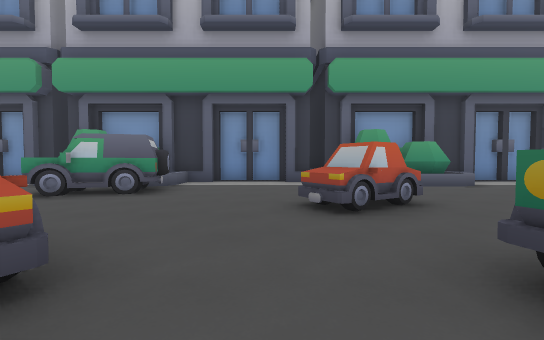
view 1 (above)

17 first-person views from a walk through a 3-D level made in the Godot game engine. The camera is 1.4 m above the floor, tilts 2° down and sees 90° across. The floor is counted in squares, 2 m on a side. Each view is taken from the middle of a square. On the plan, view 1 faces up. The plan holds only what a view shows up to about 9 squares ahead; the rest is blank. The place goes on beyond the plan. Characters and animated objects are left out. Some surface patterns are stand-ins.

view 2
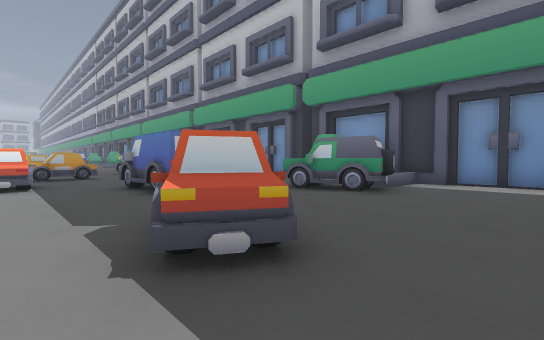

view 3
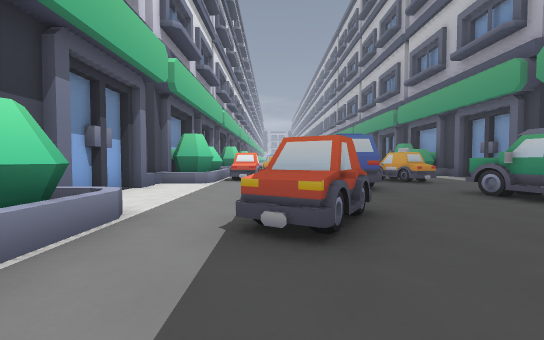

view 4
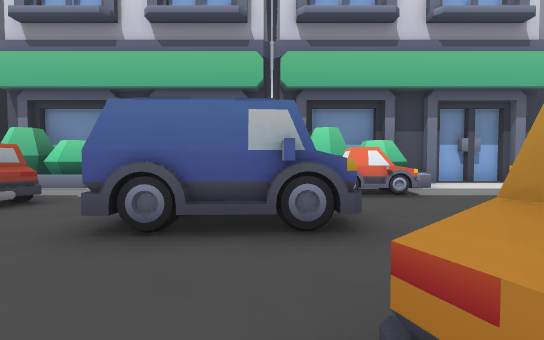

view 5
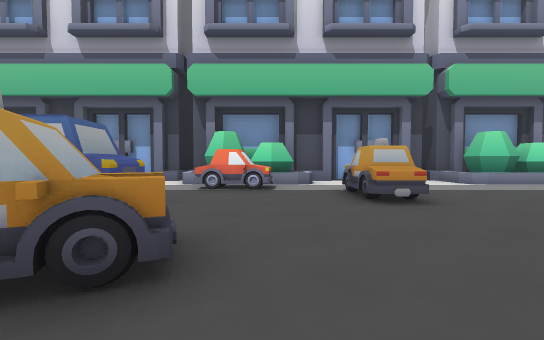

view 6
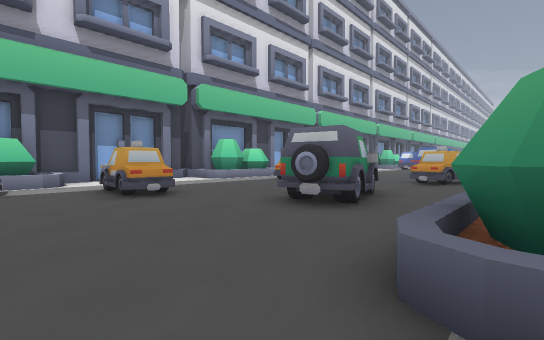

view 7
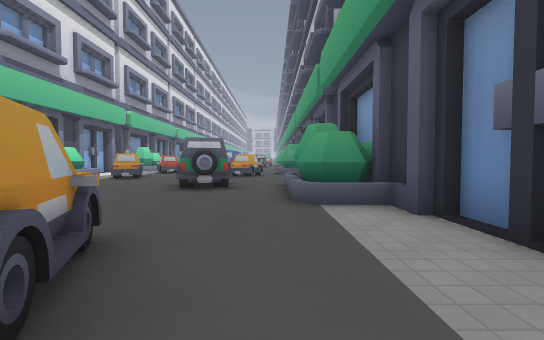

view 8
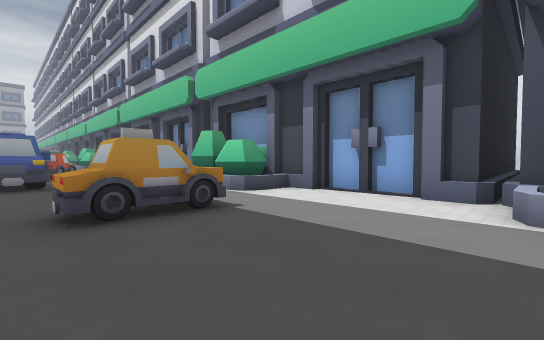

view 9
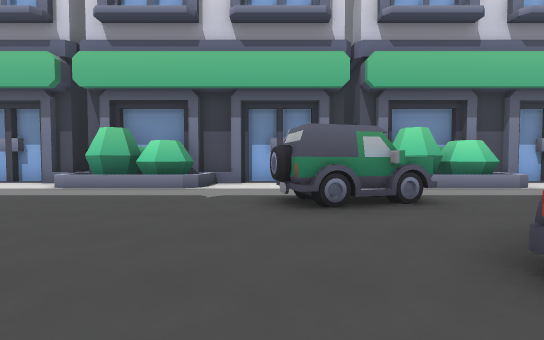

view 10
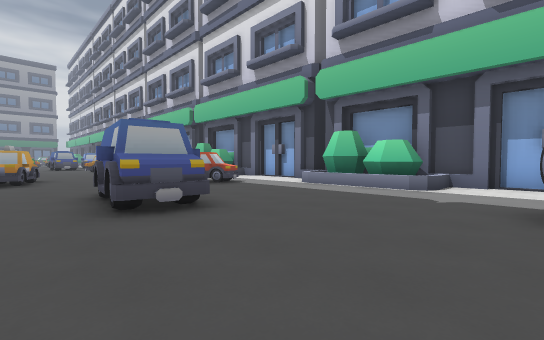

view 11
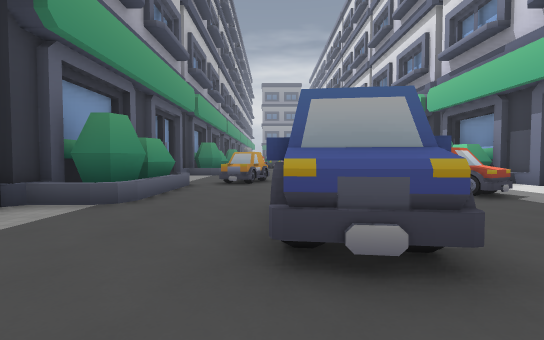

view 12
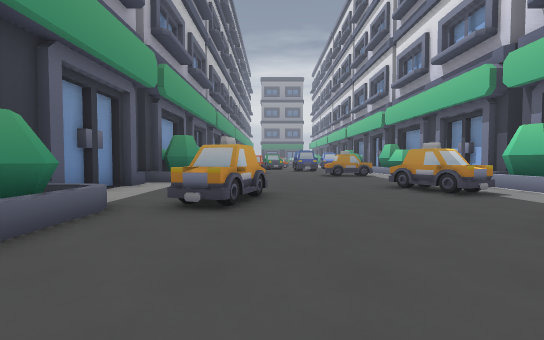

view 13
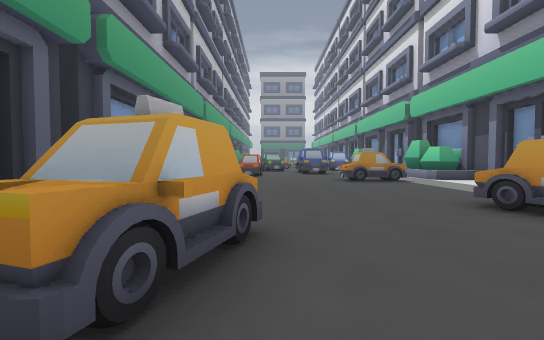

view 14
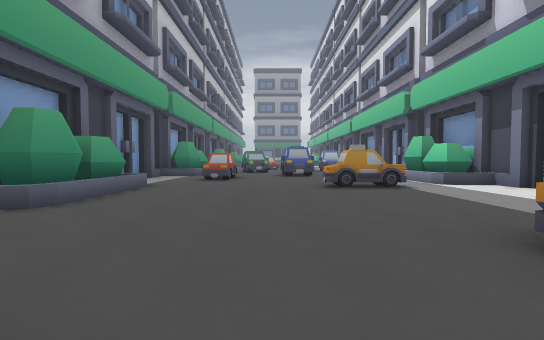

view 15
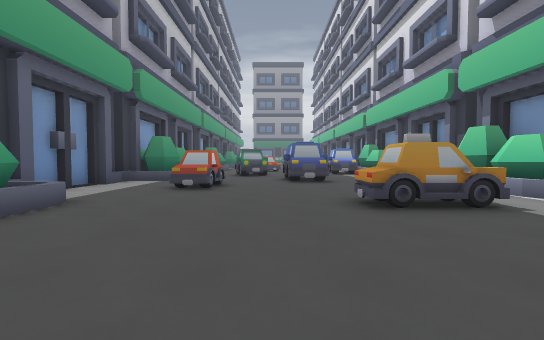

view 16
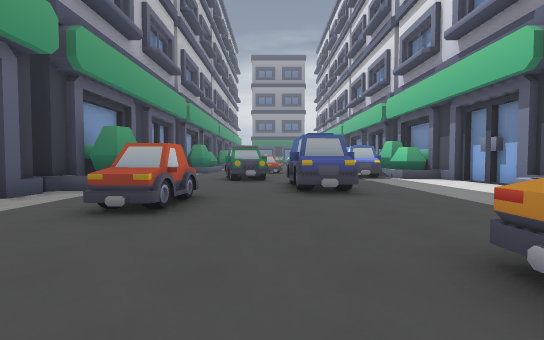

view 17
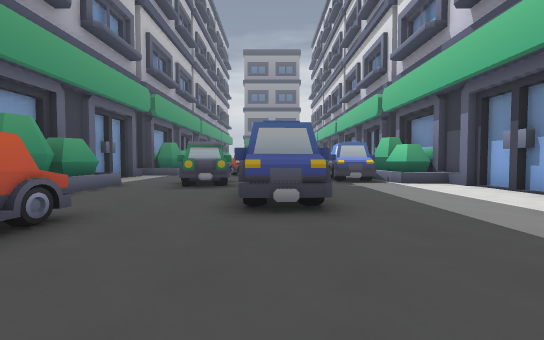

### Floor plan
Key: @ floor where view 1 was taken; # wall or solid block; . floor; = window, fence, low wall or low ledge; ^ raised ledge; B building; A van; T taxi.
Columns run from 16 left of view 1 to 32 right of it. Each row starts with its distance up from view 1.
 12 B
 11 B
 10 B
  9 BBBBBB.BBBBBBBBB.BBBBBB.BBBBBBBBB.BBBBBB.BBBBBBBB
  8  BBBB.....BBBB....BBBB.....BBBB....BBBB.....BBBB
  7 .............#....  ............................
  6 ........#..^##.... ...........^#.........##.....
  5 ^##....^#=........^.....AA....................^#
  4 .................##.....A A...................=.
  3 ........AAAA..............  ...............AAA
  2 ....T....A...^#...##..................TT...A..
  1 ....T.........#...^##......^# .=##....TT........A
  0 ......^#^.......@.  .........  ... .....  ......A
 -1 B....BBBB.....BBB   ..BBBB....  BB  ...BBBB.....B
 -2 B....BBBB.....BBBB  ..BBBB.....B BB  ..BBBB.....B
 -3 BBBBBBBBBBBBBBBBBBBBBBBBBBBBBBBB  BBBBBBBBBBBBBBB
 -4 BB
 -5 BB

Positions as (right, up) in squares from view 1, and headings:
1: (0, 0), facing up
2: (0, 0), facing up-left
3: (1, 1), facing left
4: (-7, 6), facing down
5: (-10, 7), facing down
6: (-10, 8), facing down-left
7: (-7, 7), facing left
8: (-16, 3), facing down-right
9: (4, 6), facing down
10: (4, 6), facing down-right
11: (6, 5), facing right
12: (10, 5), facing right
13: (13, 5), facing right
14: (15, 4), facing right
15: (18, 4), facing right
16: (21, 4), facing right
17: (23, 3), facing right
